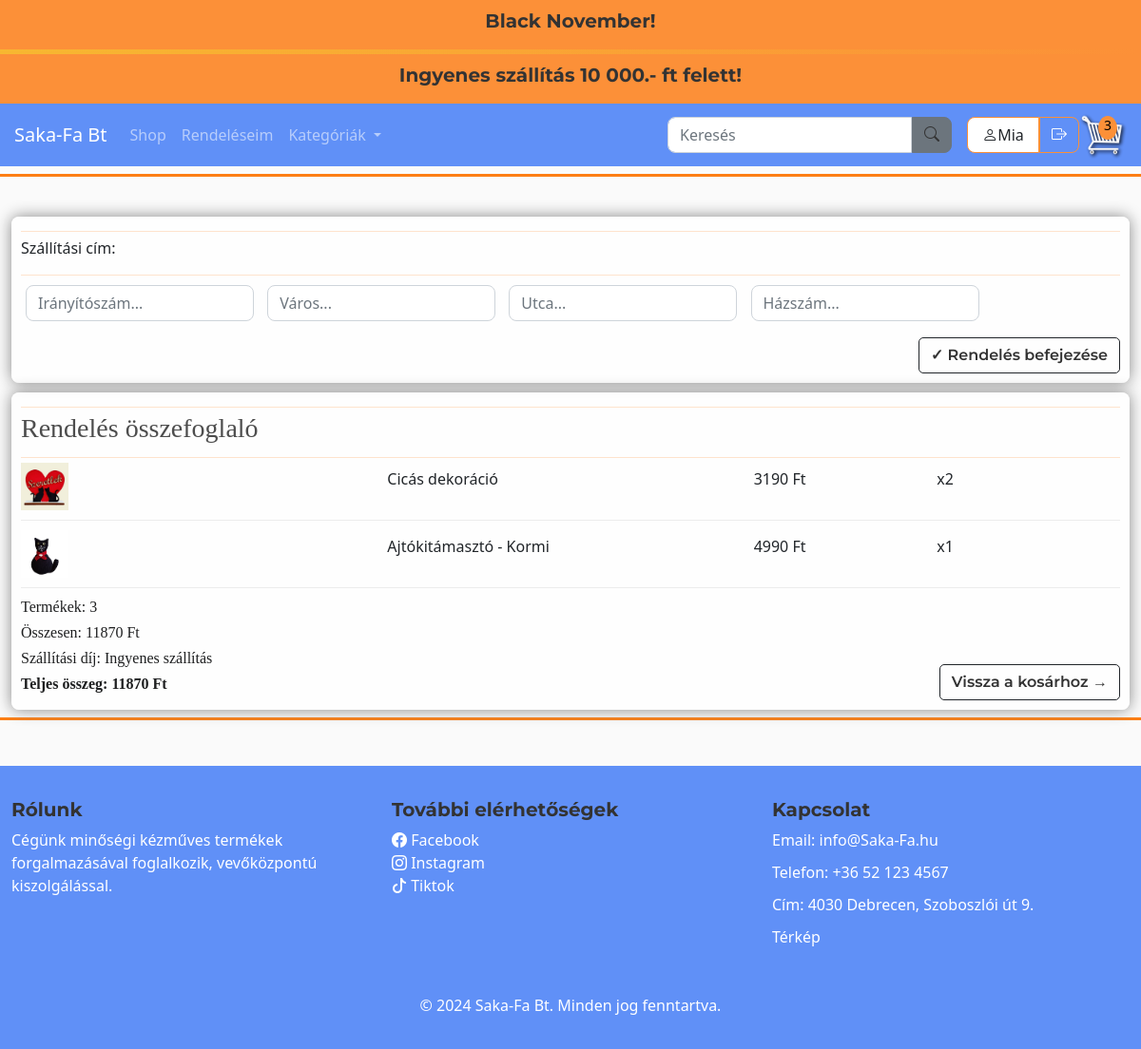
The app's page /checkout/ (signed in) with its own data.
### store/models.py (models this page shows, shortened)
class TopBarText(models.Model):
    title = models.CharField(max_length=100, verbose_name="Cím")
    content = models.TextField(verbose_name="Szöveg")
    updated_at = models.DateTimeField(auto_now=True, verbose_name="Utolsó frissítés")
    class Meta:
        verbose_name = "Top Bar szöveg"
        verbose_name_plural = "Top Bar szövegek"

class OrderItem(models.Model):
    product = models.ForeignKey(Product, on_delete=models.SET_NULL, null=True)
    order = models.ForeignKey(Order, on_delete=models.SET_NULL, null=True)
    quantity = models.IntegerField(default=0, null=True, blank=True)
    date_added = models.DateTimeField(auto_now_add=True)
    class Meta:
        verbose_name = "Rendelési tétel"
        verbose_name_plural = "Rendelési tételek"
    @property
    def get_total(self):
        if self.product and self.product.discounted_price is not None:
            return self.product.discounted_price * self.quantity  # Az akciós ár használata
        return self.product.price * self.quantity  # Ha nincs akciós ár, az alapár használata

class Product(models.Model):
    CATEGORY_CHOICES = [
        ('option1', 'FÁBÓL KÉSZÜLT'),
        ('option2', 'KÖTÖTT-HORGOLT'),
        ('option3', 'PÖTTYÖSCICA'),
        ('option4', 'TEXTIL'),
    ]
    name = models.CharField(max_length=200)
    price = models.FloatField()
    discount_percentage = models.FloatField(default=0)  # Kedvezmény százalék mező
    image = models.ImageField(null=True, blank=True)
    description = models.TextField(blank=True)
    category = models.CharField(max_length=10, choices=CATEGORY_CHOICES, default='option1')
    class Meta:
        verbose_name = "Termék"
        verbose_name_plural = "Termékek"
    @property
    def imageURL(self):
        try:
            url = self.image.url
        except:
            url = ''
        return url
    @property
    def discounted_price(self):
        if self.discount_percentage > 0:
            discount_amount = (self.discount_percentage / 100) * self.price
            return round(self.price - discount_amount, 2)
        return self.price

class Order(models.Model):
    customer = models.ForeignKey(Customer, on_delete=models.SET_NULL, null=True, blank=True, verbose_name="Vásárló")
    date_order = models.DateTimeField(auto_now_add=True, verbose_name="Rendelés dátuma")
    complete = models.BooleanField(default=False, verbose_name="Befejezett")
    transaction_id = models.CharField(max_length=100, null=True, verbose_name="Tranzakció azonosító")
    discount_percentage = models.FloatField(default=0)
    shipping_cost = models.FloatField(default=500)  # Szállítási díj, alapértelmezett értékkel
    class Meta:
        verbose_name = "Rendelés"
        verbose_name_plural = "Rendelések"
    @property
    def get_cart_total(self):
        orderitems = self.orderitem_set.all()
        total = sum([item.get_total for item in orderitems])
        discount_amount = (self.discount_percentage / 100) * total
        total_after_discount = Decimal(total - discount_amount)
        shipping_cost = Decimal(self.shipping_cost)
        return total_after_discount + shipping_cost  # Kedvezménnyel csökkentett összeg + szállítási költség
    @property
    def get_cart_items(self):
        orderitems = self.orderitem_set.all()
        total = sum([item.quantity for item in orderitems])
        return total

### store/views.py (the view)
# urls.py: path('checkout/', views.checkout, name="checkout"),
def checkout(request):
    data = cartData(request)
    total_with_shipping = data['cart_total'] + data['shipping']
    context = {
        'cartItems': data['cartItems'],
        'cart_total': data['cart_total'],
        'items': data['items'],
        'order': data['order'],
        'shipping_cost': data['shipping'],  # Eredeti változónév használata
        'total_with_shipping': total_with_shipping
    }
    return render(request, 'store/checkout.html', context)

### store/context_processors.py (called while the page is built)
def topbar_texts(request):
    return {
        'topbar_texts': TopBarText.objects.all()
    }

### store/templates/store/checkout.html (shortened to what this page needs)
{% extends 'store/main.html' %}
{% load static %}
{% block content %}
<div class="row">
    <div class="col-lg-12">
        <div class="box-element" id="form-wrapper">
            <form method="POST" id="form">
                <div id="shipping-info">
                    <hr>
                    <p>Szállítási cím:</p>
                    <hr>
                    <div class="form-field">
                        <input required class="form-control" style="border-radius: 8px;" type="text" name="zipcode" placeholder="Irányítószám...">
                    </div>
                    <div class="form-field">
                        <input required class="form-control" style="border-radius: 8px;"  type="text" name="city" placeholder="Város...">
                    </div>
                    <div class="form-field">
                        <input required class="form-control" style="border-radius: 8px;"  type="text" name="address" placeholder="Utca...">
                    </div>
                    <div class="form-field">
                        <input required class="form-control" style="border-radius: 8px;" type="text" name="street_number" placeholder="Házszám...">
                    </div>
                </div>
                <input id="form-button" class="btn btn-outline-dark btn-bottom-right" type="submit" value="&#10003; Rendelés befejezése">
            </form>
        </div>
    </div>
    <div class="col-lg-12">
        <div class="box-element">
            <hr>
            <h3>Rendelés összefoglaló</h3>
            <hr>
            {% for item in items %}
            <div class="cart-row">
                <div style="flex:2"><img class="row-image" src="{{ item.product.imageURL }}"></div>
                <div style="flex:2"><p>{{ item.product.name }}</p></div>
                <div style="flex:1"><p>{{ item.product.discounted_price|floatformat:0 }} Ft</p></div>
                <div style="flex:1"><p>x{{ item.quantity }}</p></div>
            </div>
            {% endfor %}
            <h5>Termékek: {{ order.get_cart_items }}</h5>
            <h5>Összesen: {{ order.get_cart_total|floatformat:0 }} Ft</h5>
            <h5>Szállítási díj:
                {% if shipping_cost == 0 %}
                    Ingyenes szállítás
                {% else %}
                    {{ shipping_cost }} Ft
                {% endif %}
            </h5>
            <h5><strong>Teljes összeg:
                {% if shipping_cost == 0 %}
                    {{ order.get_cart_total|floatformat:0 }} Ft
                {% else %}
                    {{ total_with_shipping|floatformat:0 }} Ft
                {% endif %}
            </strong></h5>
            <a class="btn btn-outline-dark btn-bottom-right" href="{% url 'cart' %}">Vissza a kosárhoz &#x2192;</a>
        </div>
    </div>
</div>
{% endblock content %}

### store/templates/store/main.html (shortened to what this page needs)
<!DOCTYPE html>
{% load static %}
<html lang="hu">
<head>
    <link href="https://cdnjs.cloudflare.com/ajax/libs/bootstrap-icons/1.10.0/font/bootstrap-icons.min.css" rel="stylesheet">
    <link rel="stylesheet" href="https://cdnjs.cloudflare.com/ajax/libs/font-awesome/6.0.0-beta3/css/all.min.css">
    <link href="https://cdn.jsdelivr.net/npm/bootstrap@5.0.2/dist/css/bootstrap.min.css" rel="stylesheet">
    <link rel="stylesheet" type="text/css" href="{% static 'css/main.css' %}">
</head>
<body>
    <div class="TopBar">
        <div class="container">
            <div class="row">
                <div class="col-12">
                    <div class="custom-banner marquee">
                        {% for text in topbar_texts %}
                            <h4>{{ text.title }}</h4>
                        {% endfor %}
                    </div>
                </div>
                <div class="animated-divider"></div>
                <div class="col-12">
                    <div class="custom-banner marquee">
                        {% for text in topbar_texts %}
                            <h4>{{ text.content }}</h4>
                        {% endfor %}
                    </div>
                </div>
            </div>
        </div>
    </div>
    <nav class="navbar navbar-expand-lg navbar-dark bg-primary">
        <a class="navbar-brand" href="{% url 'index' %}">Saka-Fa Bt</a>
        <div class="collapse navbar-collapse" id="navbarSupportedContent">
            <ul class="navbar-nav me-auto">
                <li class="nav-item active">
                    <a class="nav-link" href="{% url 'store' %}">Shop<span class="sr-only">(current)</span></a>
                </li>
                <li class="nav-item active">
                    <a class="nav-link" href="{% url 'order_list' %}">Rendeléseim</a>
                </li>
                <li class="nav-item dropdown">
                    <a class="nav-link dropdown-toggle" href="#" id="navbarDropdown" role="button" data-bs-toggle="dropdown" aria-haspopup="true" aria-expanded="false">
                        Kategóriák
                    </a>
                </li>
            </ul>
            <form class="d-flex align-items-center my-2 my-lg-0" method="GET" action="{% url 'search' %}">
                <input class="form-control me-2" type="search" name="q" placeholder="Keresés" aria-label="Search">
                <button class="btn btn-secondary me-2 custom-button" type="submit"><i class="bi bi-search"></i></button>
            </form>
            <div class="d-flex align-items-center">
                <div class="user-status" style="display: flex; align-items: center;">
                    {% if user.is_authenticated %}
                        <p class="user"><i class="bi bi-person"></i>{{ user.username }}</p>
                        <form id="logout-form" method="POST" action="{% url 'logout' %}">
                            <button class="btn btn-outline-warning user-btn logout"><i class="bi bi-box-arrow-right"></i></button>
                        </form>
                    {% else %}
                        <a href="{% url 'login' %}" class="btn btn-outline-warning user-btn login"><i class="bi bi-box-arrow-in-right"></i> Bejelentkezés</a>
                    {% endif %}
                </div>
                {% if user.is_authenticated %}
                    <div class="cart-container">
                        <a href="{% url 'cart' %}" id="cart-icon-link">
                            <span id="cart-total">{{ cartItems }}</span>
                        </a>
                    </div>
                {% endif %}
            </div>
        </div>
    </nav>
<div class="separator"></div>
<div class="container">
    <br>
    {% block content %}
    {% endblock content %}
</div>
<div class="separator"></div>
<footer class="footer  text-white mt-5 py-4">
    <div class="container">
        <div class="row">
            <div class="col-lg-4 col-md-6 mb-4">
                <h4>Rólunk</h4>
                <p>Cégünk minőségi kézműves termékek forgalmazásával foglalkozik, vevőközpontú kiszolgálással.</p>
            </div>
            <div class="col-lg-4 col-md-6 mb-4">
                <h4>További elérhetőségek</h4>
                <ul class="list-unstyled">
                    <i class="bi bi-facebook"></i>  <a href="https://www.facebook.com" target="_blank">Facebook</a>
                    <br><i class="bi bi-instagram"></i>  <a href="https://www.instagram.com" target="_blank">Instagram</a><br>
                    <i class="bi bi-tiktok"></i>  <a href="https://www.tiktok.com" target="_blank">Tiktok</a>
                </ul>
            </div>
            <div class="col-lg-4 col-md-6 mb-4">
                <h4>Kapcsolat</h4>
                <p>Email: info@Saka-Fa.hu</p>
                <p>Telefon: +36 52 123 4567</p>
                <p>Cím: 4030 Debrecen, Szoboszlói út 9.</p>
                <a href=https://maps.app.goo.gl/HWCYh1pYbSjcLcac6 target="_blank">Térkép</a>
            </div>
        </div>
        <div class="text-center mt-4">
            <p>&copy; 2024 Saka-Fa Bt. Minden jog fenntartva.</p>
        </div>
    </div>
</footer>
</body>
</html>

### static/css/main.css (style rules this page uses)
body { background-color: hsl(0, 0%, 98%); }
.TopBar { background-color: #fc9038; }
.custom-banner { padding: 10px; font-family: 'Poppins', sans-serif; text-align: center; color: #333333; }
.marquee { overflow: hidden; white-space: nowrap; box-sizing: border-box; position: relative; }
.marquee h4 { display: inline-block; animation: marquee 10s linear infinite; }
.TopBar .row { display: flex; flex-direction: column; align-items: center; }
.animated-divider { width: 100%; height: 5px; background: linear-gradient(90deg, #f7b731, #fc9038); animation: slide 2s infinite; }
.navbar { background-color: #6090f7 !important; padding-left: 15px; padding-right: 15px; }
.separator { height: 3px; background-color:#fd7e14; margin-top: 8px; margin-bottom: 8px; }
h1,h2,h3,h4,h5,h6 { color:hsl(0, 0%, 30%); font-family: 'Lora', serif; }
.box-element { box-shadow: hsl(0, 0%, 53%) 0 0 16px; background-color: #fff; border-radius: 8px; padding: 10px; flex-grow: 1; position: relative; z-index: 2; background: rgba(255, 255, 255, 0.8); min-height: 150px; display: flex; flex-direction: column; justify-content: space-between; border-radius: 8px; }
.box-element .btn-bottom-right { position: absolute; bottom: 10px; right: 10px; }
.box-element hr { border: none; height: 1px; background-color: #fc9038; margin: 5px 0; }
.filter-card-description h4, h5 { font-size: 1em; font-weight: 400; color: #1E1F20; margin-bottom: 8px; }
.btn, h4, h6 { font-family: 'Montserrat', sans-serif; font-size: 1em; color: #333333; font-weight: 600; }
h4 { font-size: 1.25em; font-weight: bold; }
.cart-container { position: relative; display: inline-block; }
#cart-total { position: absolute; top: 5px; left: 20px; background-color:#fc9038; color: black; width: 20px; height: 25px; border-radius: 50%; text-align: center; line-height: 20px; font-size: 14px; font-weight: normal; }
.col-lg-4, .col-lg-6, .col-lg-8, .col-lg-12 { margin-top: 10px; }
.btn { border-radius: 5px; }
.user-btn { color: white !important; border-color: #fc9038; font-weight: 400; }
.user-status p { border-radius: 8px 0 0 8px; margin-right: 0; }
.user-status .logout { border-radius: 0 8px 8px 0; }
.custom-button { border-radius: 0 8px 8px 0; margin-left: -8px; }
.form-control { border-radius: 8px 0 0 8px; width: 100%; }
.form-field { width: 250px; display: inline-block; padding: 5px; margin-bottom: 10px; }
#form-wrapper { position: relative; padding-bottom: 50px; display: flex; flex-direction: column; justify-content: flex-start; }
.cart-row { display: flex; align-items: center; padding-bottom: 10px; margin-bottom: 10px; border-bottom: 1px solid #ececec; }
.user { display: inline-block; padding: 0.375rem 0.95rem; font-size: 1rem; font-weight: 400; color: #212529; background-color: #fff; border: 1px solid #fc9038; border-radius: 0px; transition: background-color 0.15s ease-in-out, border-color 0.15s ease-in-out; white-space: nowrap; overflow: hidden; text-overflow: ellipsis; margin: 5px 0px 5px 8px; border-radius: 5px; margin-right: 5px; }
.row-image { width: 50px; max-width: 50px; height: 50px; object-fit: cover; }
.footer { background-color: #6090f7; color: #ffffff; padding: 40px 0; width: 100%; }
.footer a { color: #ffffff; text-decoration: none; }
.footer p, .footer ul { margin-bottom: 10px; }
.footer ul { padding-left: 0; }
.mb-4 { margin-bottom: 1.5rem; }
.container { max-width: 1200px; margin: 0 auto; }

### records on screen
TopBarText: title "Black November!", content "Ingyenes szállítás 10 000.- ft felett!"
OrderItem: product.imageURL (picture), product.name "Cicás dekoráció", product.discounted_price "3190", quantity "2"
OrderItem: product.imageURL (picture), product.name "Ajtókitámasztó - Kormi", product.discounted_price "4990", quantity "1"
Order: get_cart_items "3", get_cart_total "11870"

### other values on screen
{{ user.username }} "Mia"
{{ cartItems }} "3"
